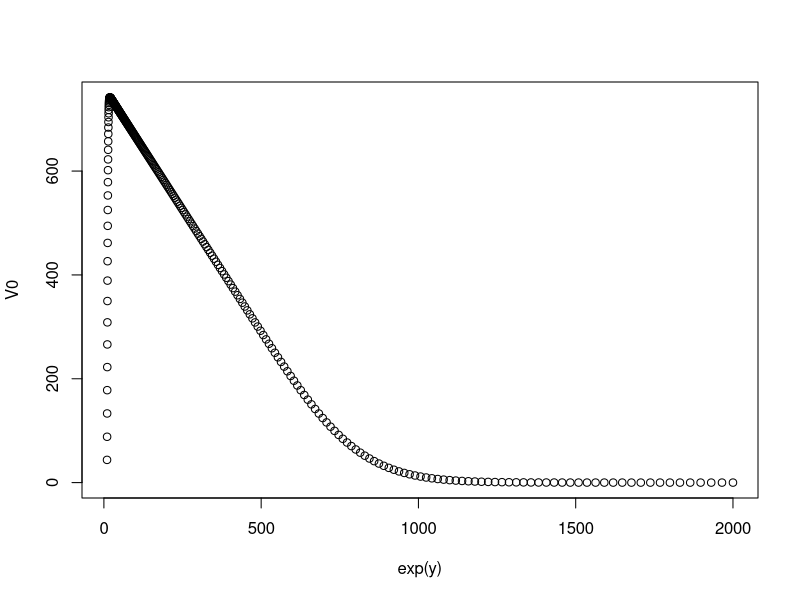

This chart was generated by the following R code:
### Parametres
sigma = 0.2 # Coef de volatilite
T = 1 # Maturite
K = 800 # Strike
r = 0.05 # Taux sans risque
N = 300 # Nombre de pas | Temps
delta_tau = T/N # Pas de discretisation | Temps
M = 300 # Nombre de pas | Espace
y_max = log(2000) # Valeur "max" du sous-jacent en T, X_T = 2000
y_min = log(10) # Valeur "min" du sous-jacent en T, X_T = 10
delta_y = (y_max - y_min)/(M+1) # Pas de discretisation | Espace


#v0 = -1:M+1
#v0 = y_min+v0*delta_y
#y = exp(v0)
#v0 = K-exp(v0)
#v0[v0<=0] =0
y = seq(y_min, y_max, by=delta_y)
V0 = pmax(0, K-exp(seq(y_min, y_max, by=delta_y)))

a1 = (r-(sigma^2)/2)*(delta_tau/(delta_y*2))+((sigma**2)*(delta_tau))/(2*(delta_y**2))
a2 = 1-r*delta_tau-((sigma**2)*(delta_tau))/(delta_y**2)
a3 = -(r-(sigma^2)/2)*(delta_tau/(delta_y*2))+((sigma**2)*(delta_tau))/(2*(delta_y**2))
A = matrix(0, nrow = M+2, ncol =M+2)
diag(A) = a2
A[row(A)-col(A) == 1] = a1
A[col(A)-row(A) == 1] = a3

for (i in 1:300){
  V0 = A%*%V0
}

plot(exp(y),V0)
